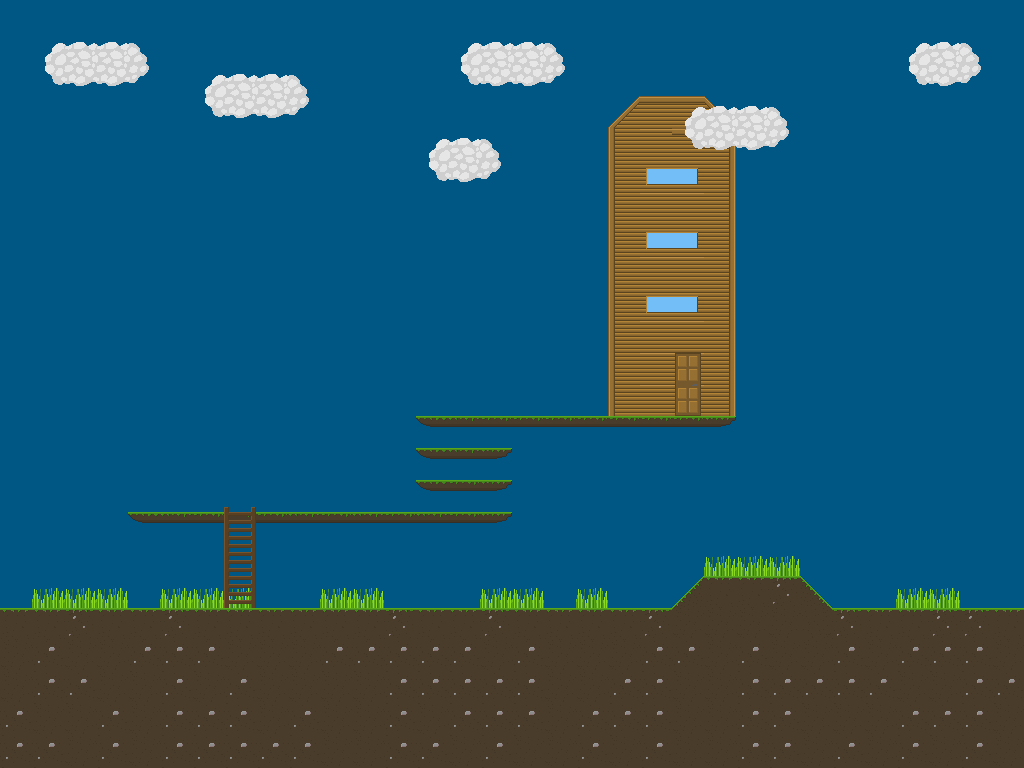

The image is a tile-based game level rendered from a .tmx file. Its description and source (layers, tilesets, objects; grid data summarised) follow:
An orthogonal 32x24 tile map with 32x32 px tiles, 7 tile layers (Sky, Ground, Platforms, Grass, ...).

<map version="1.0" orientation="orthogonal" renderorder="right-down" width="32" height="24" tilewidth="32" tileheight="32" nextobjectid="1">
 <tileset firstgid="1" name="Tilesheet" tilewidth="32" tileheight="32" tilecount="400" columns="20">
  <image source="../Resources/Tiles/Tilesheet.png" width="640" height="640" />
 </tileset>
 <layer name="Sky" width="32" height="24">
  <data>[768 cells, 768 non-empty, 1 distinct tile ids]</data>
 </layer>
 <layer name="Ground" width="32" height="24">
  <data>[768 cells, 165 non-empty, 8 distinct tile ids]</data>
 </layer>
 <layer name="Platforms" width="32" height="24">
  <data>[768 cells, 28 non-empty, 4 distinct tile ids]</data>
 </layer>
 <layer name="Grass" width="32" height="24">
  <data>[768 cells, 16 non-empty, 1 distinct tile ids]</data>
 </layer>
 <layer name="Ladders" width="32" height="24">
  <data>[768 cells, 4 non-empty, 2 distinct tile ids]</data>
 </layer>
 <layer name="Buildings" width="32" height="24">
  <data>[768 cells, 40 non-empty, 14 distinct tile ids]</data>
 </layer>
 <layer name="Clouds" width="32" height="24">
  <data>[768 cells, 44 non-empty, 6 distinct tile ids]</data>
 </layer>
</map>
